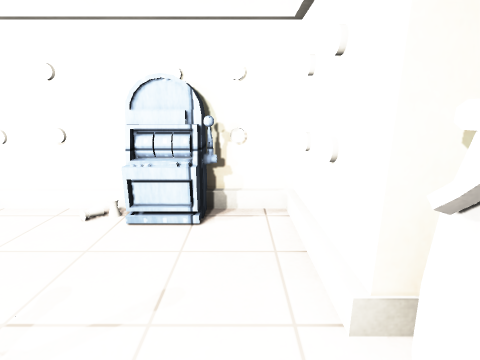
view 1 (above)

12 first-person views from a walk through a 3-D level made in the Unity game engine. The camera is 1.4 m above the floor, tilts 14° down and sees 85° across. The floor is counted in squares, 0.5 m on a side. Each view is taken from the middle of a square. On the plan, view 1 faces up. The plan holds only what a view shows up to about 19 squares ahead; the rest is blank. Surface patterns are stand-ins for the level's own textures.

view 2
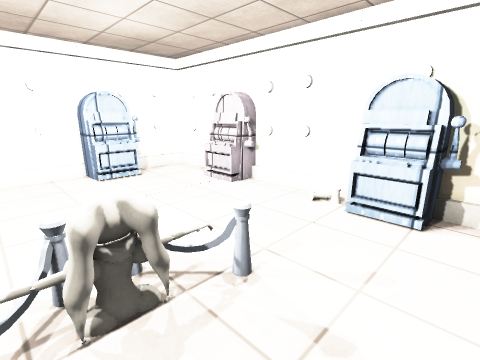

view 3
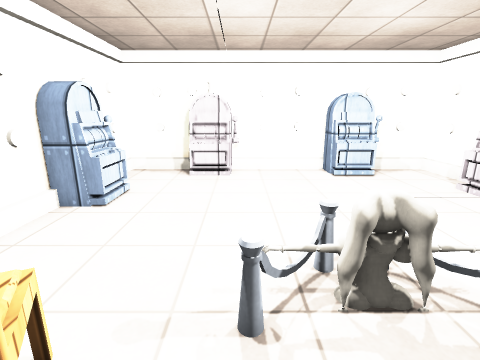

view 4
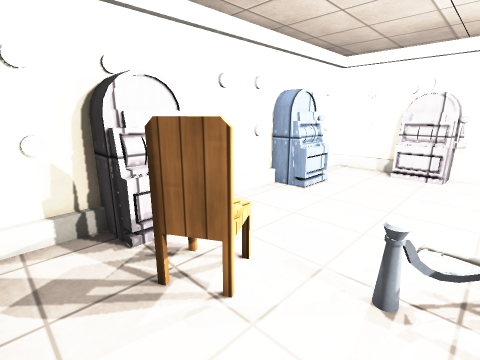

view 5
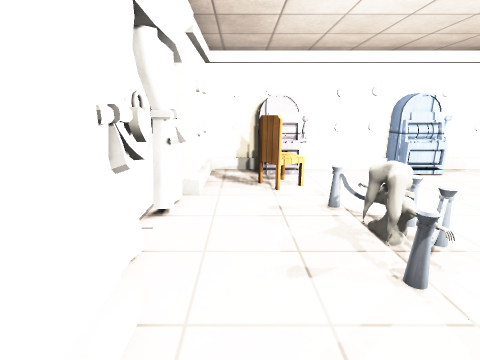

view 6
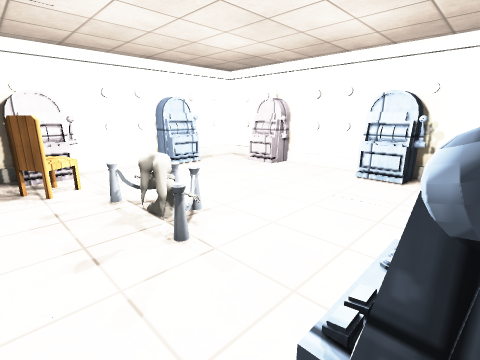

view 7
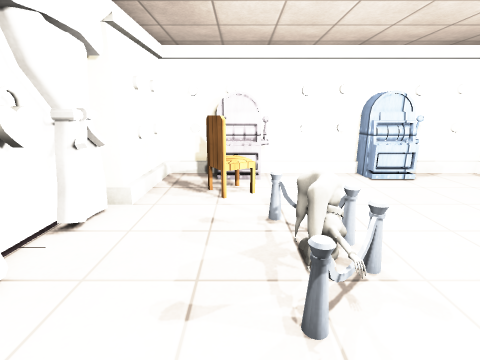

view 8
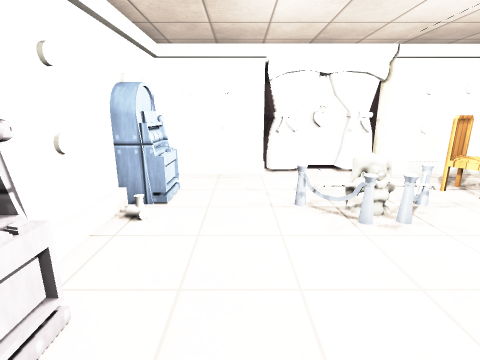

view 9
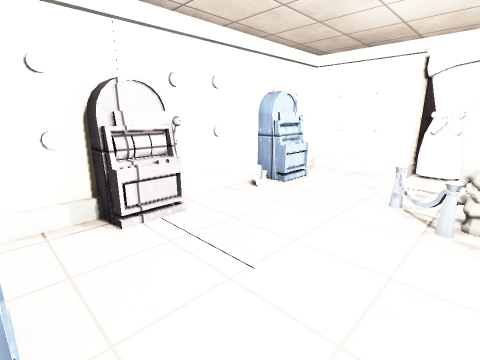

view 10
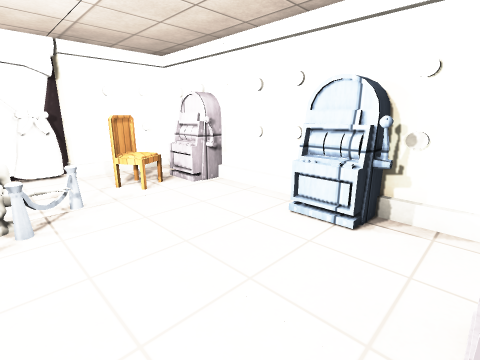

view 11
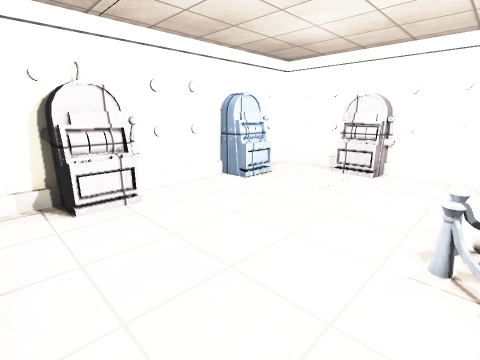

view 12
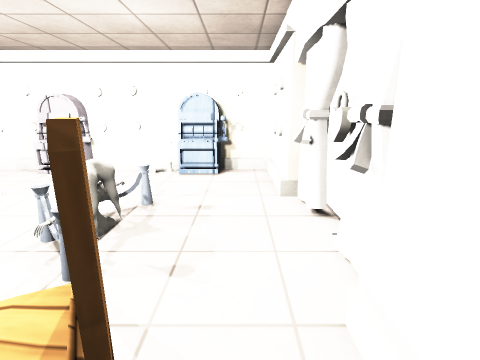

### Floor plan
Points are (right, up) in squares from view 1. A wall is a line through its corners. A room is listed if a view was taken in it or the views show most of it. See-through windows are left out.
Room 1 (views 1, 2, 3, 4, 5, 6, 7, 8, 9, 10, 11, 12)
walls: (-2.9, 7.8) (-8.1, 7.8); (-9.6, 7.8) (-13.6, 7.8); (-13.9, -4.1) (-13.9, -7.9) (1.7, -7.9) (1.7, -3) (2.9, -3); (2.9, 2.9) (1.7, 2.9) (1.7, 7.6); (1.7, 7.8) (-1.2, 7.8); (-13.9, 7.6) (-13.9, -2.6)
low walls: (-7.2, -7.7) (-6.7, -7.7); (-13.6, 2.5) (-13.6, -2.5); (-3, 7.6) (-7.9, 7.6); (-9.7, 7.6) (-13.6, 7.6) (-13.6, 5); (-13.6, -4.4) (-13.6, -7.6); (-10.9, -7.7) (-9.7, -7.7); (-0.2, -7.7) (0.5, -7.7); (-12.9, -7.7) (-12.4, -7.7); (1.7, 7.6) (-1, 7.6)
objects: machine (-13, -4) to (-12, -2); machine (-13, 2) to (-12, 5); machine (-10, -7) to (-8, -6); machine (-10, 6) to (-8, 7); other object (-4, 1) to (-3, 2); machine (-3, -7) to (-1, -6); other object (-3, -2); other object (-3, 0); machine (-3, 6) to (-1, 7); chair (-2, -5) to (-1, -4); other object (2, -2) to (3, 2)

Positions as (right, up) in squares from view 1, and headings:
1: (0, 0), facing up
2: (0, -1), facing up-left
3: (0, -2), facing left
4: (1, -1), facing down-left
5: (0, 6), facing down
6: (0, 7), facing down-left
7: (-2, 5), facing down
8: (-11, 4), facing right
9: (-12, 0), facing up-right
10: (-12, 0), facing down-right
11: (-4, -6), facing up-left
12: (0, -6), facing up
